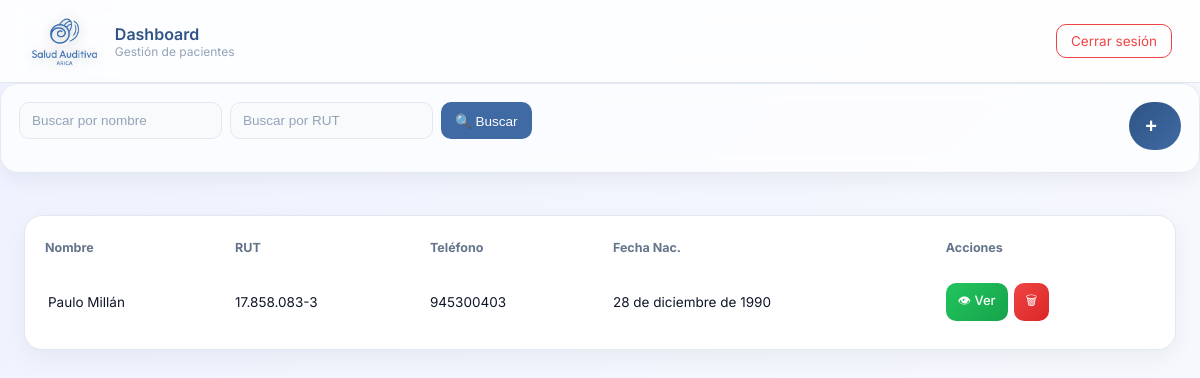
Before: /dashboard/ (signed in) with the older database file.
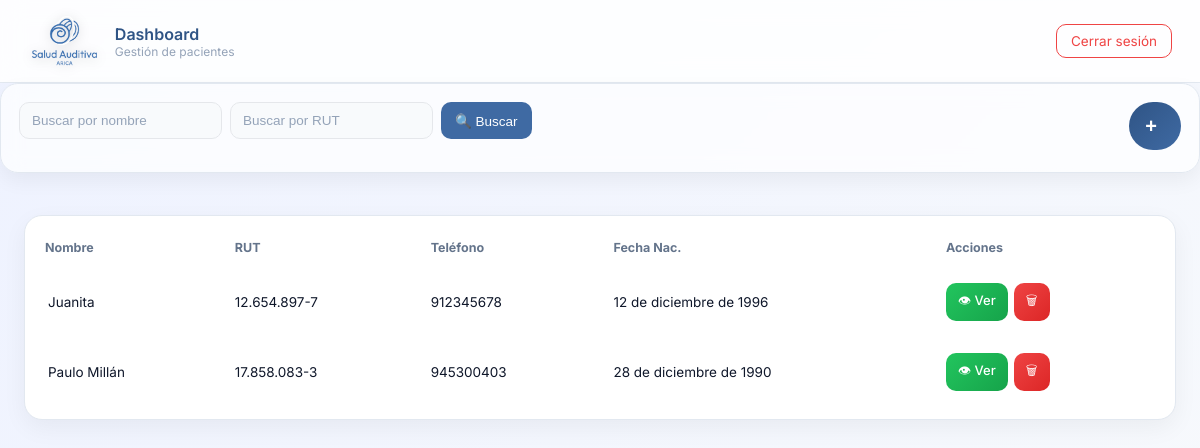
After: the same page with the newer database file.
### Login/models.py (models this page shows, shortened)
class Paciente(models.Model):
    PREVISION_CHOICES = [
        ('fonasa', 'Fonasa'),
        ('isapre', 'Isapre'),
        ('capredena', 'Capredena'),
        ('dipreca', 'Dipreca')
    ]
    nombre = models.CharField(max_length=150)
    rut = models.CharField(max_length=12, unique=True)
    telefono = models.CharField(max_length=15, blank=True, null=True)
    fecha_nacimiento = models.DateField()
    direccion = models.CharField(max_length=255, blank=True, null=True)
    email = models.EmailField(blank=True, null=True)
    prevision = models.CharField(
        max_length=20,
        choices=PREVISION_CHOICES,
        default='fonasa'
    )
    creado = models.DateTimeField(auto_now_add=True)

### Login/views.py (the view)
# urls.py: path('dashboard/', views.dashboard_view, name='dashboard'),
@login_required
def dashboard_view(request):
    nombre = request.GET.get('nombre')
    rut = request.GET.get('rut')
    pacientes = Paciente.objects.all().order_by('-creado')
    if nombre:
        pacientes = pacientes.filter(nombre__icontains=nombre)
    if rut:
        pacientes = pacientes.filter(rut__icontains=rut)
    return render(request, 'Login/dashboard.html', {
        'pacientes': pacientes
    })

### Login/templates/login/dashboard.html (shortened to what this page needs)
{% load static %}
<link rel="stylesheet" href="{% static 'Login/css/dashboard.css' %}">
<div class="header">
    <div class="header-left">
        <img src="{% static 'Login/img/logo-png.png' %}" alt="Logo" class="logo-header">
        <div class="header-text">
            <span class="title">Dashboard</span>
            <span class="subtitle">Gestión de pacientes</span>
        </div>
    </div>
    <div class="header-right">
        <a href="{% url 'logout' %}" class="btn-logout">Cerrar sesión</a>
    </div>
</div>
<div class="filters">
    <form method="GET" class="filters-form">
        <input type="text" name="nombre" placeholder="Buscar por nombre">
        <input type="text" name="rut" placeholder="Buscar por RUT">
        <button type="submit" class="btn-search">
            🔍 Buscar
        </button>
    </form>
    <button class="fab" onclick="abrirModal()">
        <span class="icon">+</span>
    </button>
</div>
<div class="container">
    <div class="card">
        <table>
            <thead>
                <tr>
                    <th>Nombre</th>
                    <th>RUT</th>
                    <th>Teléfono</th>
                    <th>Fecha Nac.</th>
                    <th>Acciones</th>
                </tr>
            </thead>
            <tbody>
                {% for p in pacientes %}
                <tr>
                    <td>{{ p.nombre }}</td>
                    <td>{{ p.rut }}</td>
                    <td>{{ p.telefono }}</td>
                    <td>{{ p.fecha_nacimiento }}</td>
                    <td class="acciones">
                        <a href="{% url 'ver_paciente' p.id %}" class="btn-view">👁 Ver</a>
                        <a href="#" class="btn-danger" onclick="abrirModalEliminar('{{ p.id }}')">🗑</a>
                    </td>
                </tr>
                {% endfor %}
            </tbody>
        </table>
    </div>
</div>

Changed rows visible on the page:
added Paciente: nombre "Juanita", rut "12.654.897-7", telefono "912345678", fecha_nacimiento "12 de diciembre de 1996"
